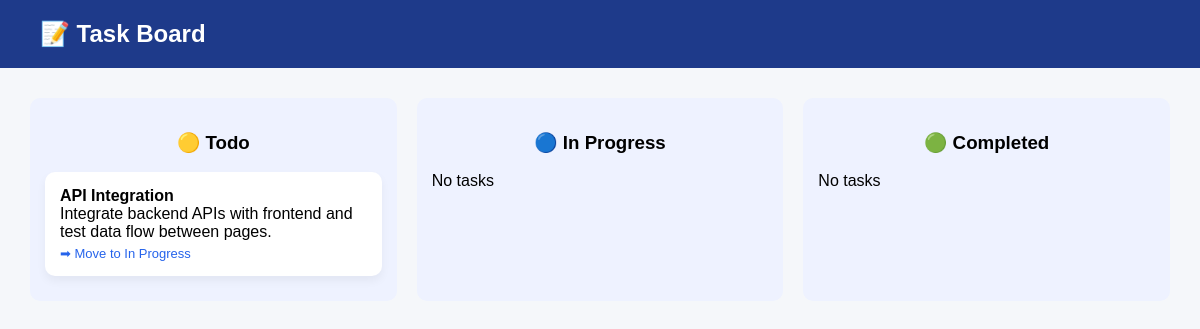
The app's page /tasks/ (signed in) with its own data.
### dashboard/models.py (models this page shows, shortened)
class Task(models.Model):
    STATUS_CHOICES = [
        ('Todo', 'Todo'),
        ('In Progress', 'In Progress'),
        ('Completed', 'Completed'),
    ]
    user = models.ForeignKey(User, on_delete=models.CASCADE)
    title = models.CharField(max_length=200)
    description = models.TextField()
    date = models.DateField()
    status = models.CharField(
        max_length=20,
        choices=STATUS_CHOICES,
        default='Todo'   # 🔥 default start
    )

### dashboard/views.py (the view)
# urls.py: path('tasks/', views.task_page, name='tasks'),
@login_required
def task_page(request):
    todo = Task.objects.filter(user=request.user, status="Todo").order_by('-id')
    inprogress = Task.objects.filter(user=request.user, status="In Progress").order_by('-id')
    completed = Task.objects.filter(user=request.user, status="Completed").order_by('-id')
    return render(request, 'tasks.html', {
        'todo': todo,
        'inprogress': inprogress,
        'completed': completed,
        'today': date.today()   # 🔥 for deadline compare
    })

### dashboard/templates/tasks.html (shortened to what this page needs)
<!DOCTYPE html>
<html lang="en">
<head>
</head>
<body>
<div class="banner">
    📝 Task Board
</div>
<div class="board">
    <div class="column">
        <h3>🟡 Todo</h3>
        {% for t in todo %}
        <div class="task">
            <div class="title">{{ t.title }}</div>
            <div>{{ t.description }}</div>
            <div class="actions">
                <a href="/update-task/{{ t.id }}/In Progress/">➡ Move to In Progress</a>
            </div>
        </div>
        {% empty %}
        <p>No tasks</p>
        {% endfor %}
    </div>
    <div class="column">
        <h3>🔵 In Progress</h3>
        {% for t in inprogress %}
        <div class="task">
            <div class="title">{{ t.title }}</div>
            <div>{{ t.description }}</div>
            <div class="actions">
                <a href="/update-task/{{ t.id }}/Completed/">✔ Mark Completed</a>
                <a href="/update-task/{{ t.id }}/Todo/">↩ Back to Todo</a>
            </div>
        </div>
        {% empty %}
        <p>No tasks</p>
        {% endfor %}
    </div>
    <div class="column">
        <h3>🟢 Completed</h3>
        {% for t in completed %}
        <div class="task">
            <div class="title">{{ t.title }}</div>
            <div>{{ t.description }}</div>
            <div class="actions">
                <a href="/update-task/{{ t.id }}/In Progress/">↩ Move to In Progress</a>
            </div>
        </div>
        {% empty %}
        <p>No tasks</p>
        {% endfor %}
    </div>
</div>
</body>
</html>

### dashboard/templates/tasks.html (style rules this page uses)
body { margin: 0; font-family: Arial, sans-serif; background: #f5f7fa; }
.banner { background: #1e3a8a; color: white; padding: 20px 40px; font-size: 24px; font-weight: bold; display: flex; justify-content: space-between; }
.board { display: flex; gap: 20px; padding: 30px; }
.column { flex: 1; background: #eef2ff; padding: 15px; border-radius: 10px; }
.column h3 { text-align: center; }
.task { background: white; padding: 15px; margin: 10px 0; border-radius: 10px; box-shadow: 0 5px 10px rgba(0,0,0,0.05); }
.title { font-weight: bold; }
.actions a { display: block; margin-top: 5px; font-size: 13px; text-decoration: none; color: #2563eb; }

### records on screen
Task: title "API Integration", description "Integrate backend APIs with frontend and test data flow between pages."
